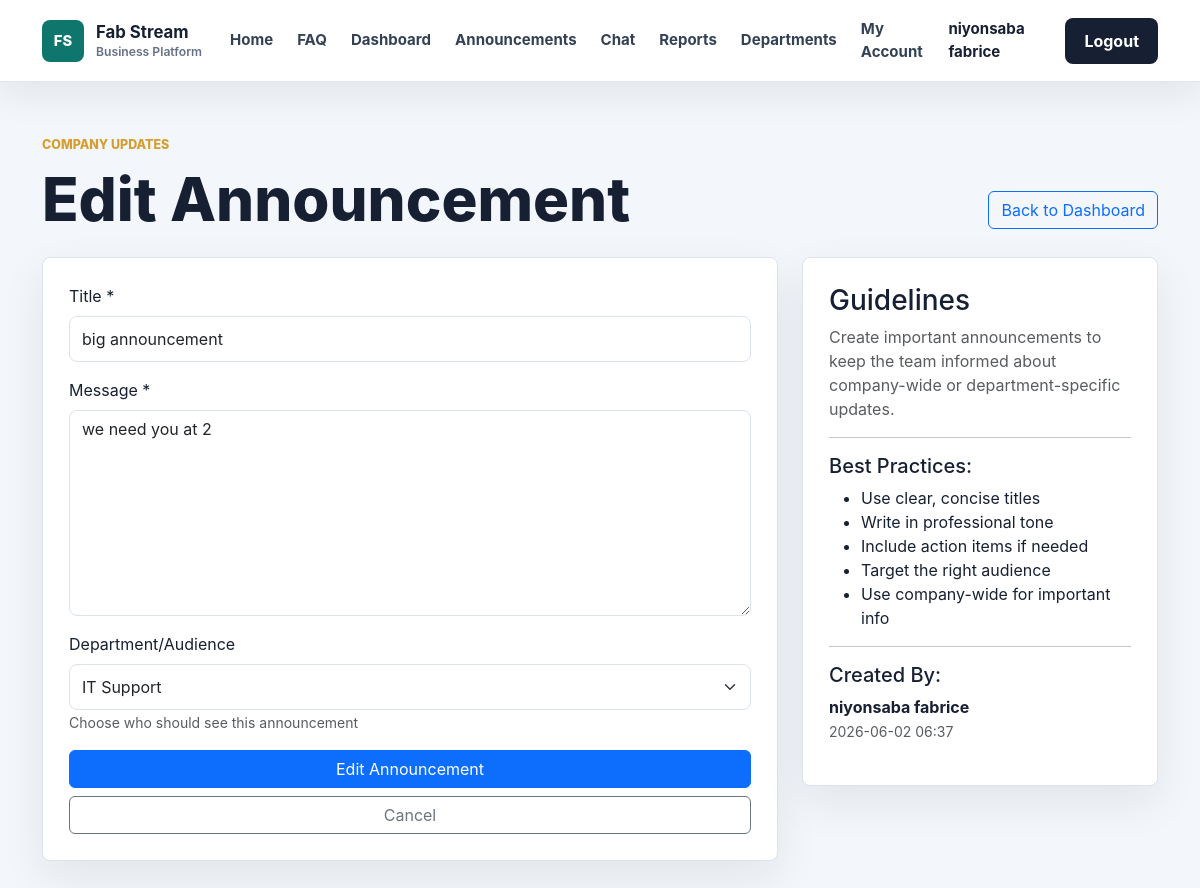
Before: /admin/updates/3/edit (signed in) with the older database file.
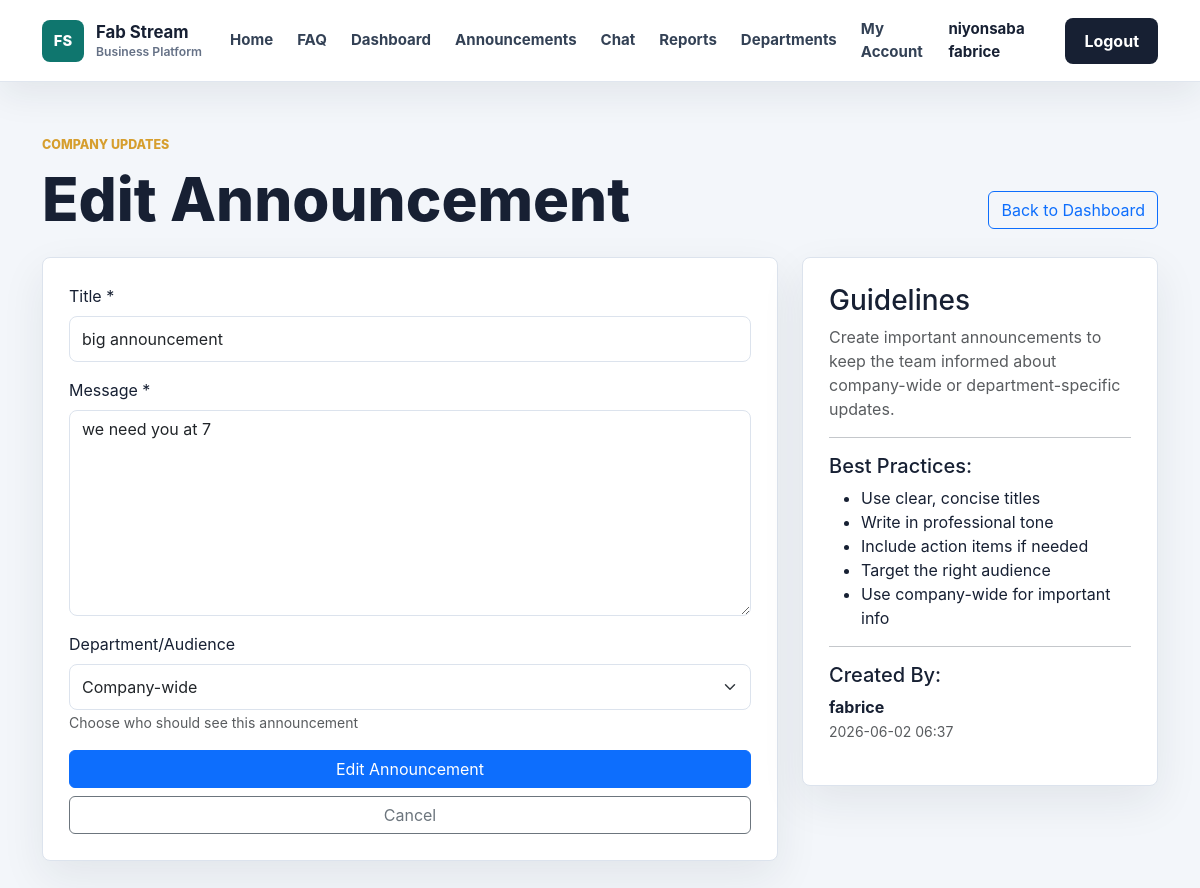
After: the same page with the newer database file.
### app/models.py (models this page shows, shortened)
class CompanyUpdate(db.Model):
    id = db.Column(db.Integer, primary_key=True)
    title = db.Column(db.String(150), nullable=False)
    body = db.Column(db.Text, nullable=False)
    department = db.Column(db.String(80), default='Company-wide')
    created_at = db.Column(db.DateTime, default=datetime.utcnow)
    author_id = db.Column(db.Integer, db.ForeignKey('user.id'), nullable=False)
    author = db.relationship('User', backref='company_updates')

class User(db.Model, UserMixin):
    id = db.Column(db.Integer, primary_key=True)
    username = db.Column(db.String(100), unique=True, nullable=False)
    email = db.Column(db.String(120), unique=True, nullable=False)
    password = db.Column(db.String(200), nullable=False)
    role = db.Column(db.String(20), default='employee')
    full_name = db.Column(db.String(120), nullable=True)
    employee_number = db.Column(db.String(40), unique=True, nullable=True)
    phone = db.Column(db.String(40), nullable=True)
    department = db.Column(db.String(80), nullable=True)
    position = db.Column(db.String(100), nullable=True)
    hire_date = db.Column(db.String(20), nullable=True)

### app/routes.py (the view, shortened to what this page needs)
@routes.route('/admin/updates/<int:update_id>/edit', methods=['GET', 'POST'])
@login_required
def edit_update(update_id):
    require_admin()
    update = CompanyUpdate.query.get_or_404(update_id)
    return render_template('update_form.html', update=update, action='Edit', department_list=department_names())

### app/__init__.py (called while the page is built)
def create_app():
    app = Flask(__name__)
    app.config.from_object(Config)
    app.config['UPLOAD_FOLDER'] = os.path.join(app.instance_path, app.config['UPLOAD_FOLDER'])
    os.makedirs(app.config['UPLOAD_FOLDER'], exist_ok=True)
    db.init_app(app)
    bcrypt.init_app(app)
    login_manager.init_app(app)
    socketio.init_app(app)
    from app.models import User
    @login_manager.user_loader
    def load_user(user_id):
        return User.query.get(int(user_id))
    from app.routes import routes
    app.register_blueprint(routes)
    with app.app_context():
        db.create_all()
        ensure_user_profile_columns()
        ensure_employee_task_attachment_columns()
        ensure_chat_message_attachment_columns()
        ensure_direct_message_attachment_columns()
    return app

### app/routes.py (called while the page is built)
def department_names():
    try:
        names = [dept.name for dept in Department.query.order_by(Department.name.asc()).all()]
        if names:
            return names
    except Exception:
        pass
    return [department['name'] for department in DEPARTMENTS]

def is_admin(user=None):
    user = user or current_user
    return user.is_authenticated and user.role in ADMIN_ROLES

### app/templates/update_form.html (shortened to what this page needs)
{% extends 'base.html' %}
{% block content %}
<section class="app-page">
    <div class="container">
        <div class="app-header">
            <div>
                <p class="section-kicker">Company Updates</p>
                <h1>{{ action }} Announcement</h1>
            </div>
            <a href="{{ url_for('routes.manager_dashboard') }}" class="btn btn-outline-primary">Back to Dashboard</a>
        </div>
        <div class="row g-4">
            <div class="col-lg-8">
                <div class="work-panel">
                    <form method="POST">
                        <div class="mb-3">
                            <label class="form-label" for="title">Title *</label>
                            <input class="form-control" id="title" name="title" value="{{ update.title or '' }}" placeholder="Update title" required>
                        </div>
                        <div class="mb-3">
                            <label class="form-label" for="body">Message *</label>
                            <textarea class="form-control" id="body" name="body" rows="8" placeholder="Enter the full announcement text" required>{{ update.body or '' }}</textarea>
                        </div>
                        <div class="mb-3">
                            <label class="form-label" for="department">Department/Audience</label>
                            <select class="form-select" id="department" name="department">
                                <option value="Company-wide" {% if not update or update.department == 'Company-wide' %}selected{% endif %}>Company-wide</option>
                                {% for dept in department_list %}
                                    <option value="{{ dept }}" {% if update and update.department == dept %}selected{% endif %}>{{ dept }}</option>
                                {% endfor %}
                            </select>
                            <small class="form-text text-muted">Choose who should see this announcement</small>
                        </div>
                        <div class="d-grid gap-2">
                            <button class="btn btn-primary" type="submit">{{ action }} Announcement</button>
                            <a href="{{ url_for('routes.manager_dashboard') }}" class="btn btn-outline-secondary">Cancel</a>
                        </div>
                    </form>
                </div>
            </div>
            <div class="col-lg-4">
                <div class="work-panel">
                    <h3>Guidelines</h3>
                    <p class="text-muted text-small">
                        Create important announcements to keep the team informed about company-wide or department-specific updates.
                    </p>
                    <hr>
                    <h5>Best Practices:</h5>
                    <ul class="text-small">
                        <li>Use clear, concise titles</li>
                        <li>Write in professional tone</li>
                        <li>Include action items if needed</li>
                        <li>Target the right audience</li>
                        <li>Use company-wide for important info</li>
                    </ul>
                    {% if update %}
                        <hr>
                        <h5>Created By:</h5>
                        <p>
                            <strong>{{ update.author.full_name or update.author.username }}</strong>
                            <br>
                            <small class="text-muted">{{ update.created_at.strftime('%Y-%m-%d %H:%M') }}</small>
                        </p>
                    {% endif %}
                </div>
            </div>
        </div>
    </div>
</section>
{% endblock %}

### app/templates/base.html (shortened to what this page needs)
<!DOCTYPE html>
<html lang="en">
<head>
    <link href="https://cdn.jsdelivr.net/npm/bootstrap@5.3.0/dist/css/bootstrap.min.css" rel="stylesheet">
    <link rel="stylesheet" href="{{ url_for('static', filename='css/style.css') }}">
</head>
<body>
<nav class="navbar navbar-expand-lg site-navbar sticky-top">
    <div class="container">
        <a class="navbar-brand brand-mark" href="{{ url_for('routes.home') }}">
            <span class="brand-icon">FS</span>
            <span>
                <strong>Fab Stream</strong>
                <small>Business Platform</small>
            </span>
        </a>
        <div class="collapse navbar-collapse" id="navbarNav">
            <ul class="navbar-nav ms-auto align-items-lg-center">
                <li class="nav-item">
                    <a class="nav-link" href="{{ url_for('routes.home') }}">Home</a>
                </li>
                <li class="nav-item">
                    <a class="nav-link" href="{{ url_for('routes.home') }}#faq">FAQ</a>
                </li>
                <li class="nav-item">
                    <a class="nav-link" href="{{ url_for('routes.dashboard') }}">Dashboard</a>
                </li>
                <li class="nav-item">
                    <a class="nav-link" href="{{ url_for('routes.manager_dashboard') }}">Announcements</a>
                </li>
                {% if current_user.is_authenticated %}
                    {% if current_user.role in ['admin', 'manager'] %}
                        <li class="nav-item">
                            <a class="nav-link" href="{{ url_for('routes.chat') }}">Chat</a>
                        </li>
                        <li class="nav-item">
                            <a class="nav-link" href="{{ url_for('routes.reports') }}">Reports</a>
                        </li>
                        <li class="nav-item">
                            <a class="nav-link" href="{{ url_for('routes.departments') }}">Departments</a>
                        </li>
                    {% endif %}
                    <li class="nav-item">
                        <a class="nav-link" href="{{ url_for('routes.employee_detail', employee_id=current_user.id) }}">My Account</a>
                    </li>
                    <li class="nav-item">
                        <span class="nav-link nav-user">{{ current_user.username }}</span>
                    </li>
                    <li class="nav-item">
                        <a class="btn nav-cta ms-lg-2" href="{{ url_for('routes.logout') }}">
                            Logout
                        </a>
                    </li>
                {% endif %}
            </ul>
        </div>
    </div>
</nav>
<main>
    {% block content %}{% endblock %}
</main>
</body>
</html>

Changed rows visible on the page:
changed User "niyonsaba fabrice": author "niyonsaba fabrice" → "fabrice"
changed CompanyUpdate "big announcement": body "we need you at 2" → "we need you at 7"; department "IT Support" → (not shown)
Other visible differences:
form field department: (not shown) → "Company-wide"
